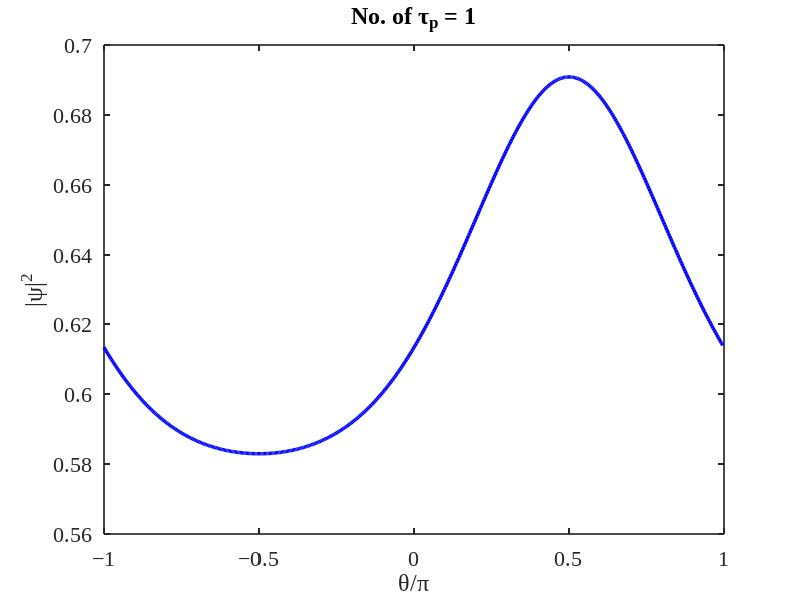

MATLAB code to generate this figure: (Note: this script raises an error after producing the figure.)
% LLE time evolution including phase modulation
% This version starts from zero initial condition and shows that single
% soliton is formed from a cold cavity.
% -----------------------------+
% Raonaqul Islam, UMBC         |
% Date started: March 19, 2025 |
% Last updated: April 18, 2025 |
% -----------------------------+

clear
clc
close all

% ************
% Parameters
% ************
% Parameters captured from:
% Taheri et al., IEEE Photon. J. 7 (2015) - https://dx.doi.org/10.1109/JPHOT.2015.2416121

alpha   = 2.0;                            % Detuning
beta    = -0.1549;                        % Dispersion, beta2 only in this case
F       = 1.4103;                         % Pump amplitude
gamma   = 1;                              % Normalized nonlinear coefficient
deltaM  = 0.65;                           % Phase modulation
savesol = 0;                              % 1 if you want to save the final solution

% ******************************
% Spatial domain discretization
% ******************************
N       = 512;                            % No. of points on axis
naxis   = (-N/2:N/2-1).';                 % General axis
dtheta  = 2*pi/N;                         % Spatial step-size
theta   = naxis*dtheta;                   % Spatial (Azimuthal) domain
dmu     = 1;                              % Mode number domain step-size
mu      = fftshift(dmu*naxis);            % Mode number domain

% ****************************
% Power and dispersion tuning
% ****************************
F_tilde = fft(F*exp(1i*deltaM*sin(theta))); % Fourier transform of power 
                                            % including the modulation term

% ***************************                                            
% Time domain discretization
% ***************************
dt      = 1e-4;                           % Temporal step size
N_tau_p = 100;                            % No. of photon lifetimes to evolve
N_steps = N_tau_p/dt;                     % No. of steps

% Generate figure to plot on
figure('Units','inches','Position',[2 2 8 4]); 

% ****************
% Time evolution 
% ****************

% Initial condition
psi_0 = 0*sech(theta);                     % Zero initial condition (cold cavity)

for ix = 1:N_steps  

    % Nonlinear part (half-step)        
    psi_nl      = psi_0.*exp(1i.*(gamma*abs(psi_0).^2.*dt/2));

    % Linear part (full-step)
    psi_0_tilde = fft(psi_nl);    
    A_tilde     = -(1+1i*alpha)+1i.*beta.*(mu).^2;      
    psi_l_tilde = (psi_0_tilde+F_tilde./A_tilde).*exp(A_tilde*dt)-F_tilde./A_tilde;
    psi_l       = ifft(psi_l_tilde);
    
    % Nonlinear part (half-step)
    psi_0       = psi_l;
    psi_nl2     = psi_0.*exp(1i.*(gamma*abs(psi_0).^2.*dt/2));
    psi_0       = psi_nl2; 

    % Output after one-step
    psi_out     = psi_nl2;
    
    % Plot solution for every photon lifetime (1/dt)
    if rem(ix,1/dt) == 0
        % transparency = ix/(2*N_steps);
        % plot(theta/pi,abs(psi_out).^2,'LineWidth',2.5,'Color',[0.07 0.62 1 transparency])
        plot(theta/pi,abs(psi_out).^2,'LineWidth',2.5,'Color','b');
        xlabel('\theta/\pi')
        ylabel('|\psi|^2')
        title(['No. of \tau_{p} = ' num2str(ix*dt)])
        xlim([-1 1]);
        set(gca,'FontSize',16,'FontName','Times New Roman','LineWidth',1.2)  
        xticklabels(strrep(xticklabels,'-','−'))
        xline(0.5,'LineWidth',2,'Color','k','LineStyle','--')
        grid on
        box off
        % hold on
        drawnow
    end

end

% Save final solution
if savesol == 1
    psi_0 = abs(psi_out);
    save('./data/sol0.mat','psi_0');
end

% ************************************
% Plot soliton in mode number domain
% ************************************
% Prepare the solution
psi_fft  = abs(fftshift(fft(psi_out))).^2;  % Obtain fourier transform of the solution
psi_norm = psi_fft/max(psi_fft);            % Normalize the output
psi_db   = 10*log10(psi_norm);              % Calculate normalized output power in dB

% Plot in stem
figure('Units','inches','Position',[2 2 15 4]);
soliton = stem(fftshift(mu),psi_db,'LineWidth',2,'Marker','None','Color','Red');
soliton.BaseValue = -400; % Turn the plot upside down
xlabel('Relative mode number, \mu')
ylabel('Power (dB)')
set(gca,'FontSize',16,'FontName','Times New Roman','LineWidth',1.2)  
xticklabels(strrep(xticklabels,'-','−'))
yticklabels(strrep(yticklabels,'-','−'))
xlim([-100 100])
ylim([-300 0])
grid on